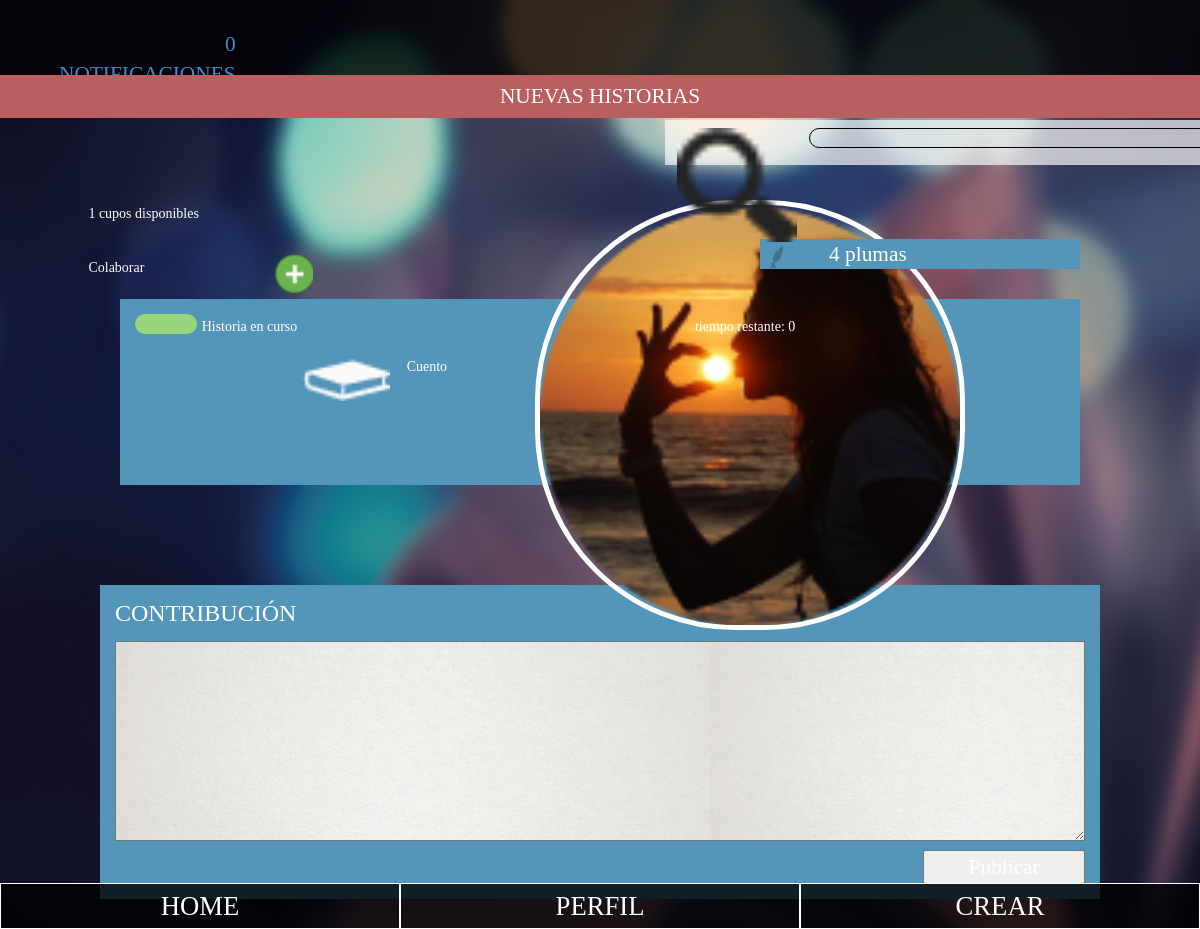
Page /contribuir.php?idHistoria=1 on the committed database.
### tables this page shows
CREATE TABLE IF NOT EXISTS `historias` (
  `id` int(11) NOT NULL AUTO_INCREMENT,
  `titulo` varchar(1024) NOT NULL,
  `tipo` varchar(256) NOT NULL,
  `categoria` varchar(256) NOT NULL,
  `tiempo` int(11) NOT NULL,
  `contenido` text NOT NULL,
  `idUsuario` int(11) NOT NULL,
  `creador` varchar(1024) NOT NULL,
  `cupos` int(11) NOT NULL,
  `imgCreador` varchar(1024) NOT NULL,
  PRIMARY KEY (`id`)
);

### contribuir.php (the view, shortened to what this page needs)
<!DOCTYPE html>
<html>
	 <html class="no-js">
	<head>
	  <link rel="stylesheet" href="css/bootstrap.min.css">
	  <link rel="stylesheet" href="css/main.css">
	</head>
	<body>
  <?php
include_once("includes/database.php");
if(isset($_GET["idHistoria"])){
  $idAlmacenado= $_GET["idHistoria"];
  $sqlValidacion= "SELECT historias.id FROM Continuara.historias WHERE historias.idUsuario='".$_SESSION["username"]."' AND historias.id='".$idAlmacenado."'";
  $resValidacion=mysqli_query($con,$sqlValidacion);
  if(mysqli_num_rows($resValidacion)>0){
    echo"<h1>NO PUEDES CONTRIBUIR A TU MISMA HISTORIA!</h1>";
    echo"<meta http-equiv='refresh' content='4;url=home.php'>";
  }else{
   ?>
		<header id="head_principal">
      		<div id='cabecera'>
      			<figure class="col-xs-1">
      			<nav class="col-xs-6">
        			<ul>
        			  <a id="notificacion" href="#"><li>0 NOTIFICACIONES</li></a>
        			  <a href="includes/terminarSesion.php"><li class='raya'>SALIR</li></a>
        			</ul>
      			</nav>
      		</div>
       		<div class="nave_buscador col-xs-12">
          		<div class="buscador col-xs-9">
          			<figure  class="col-xs-2">
          				<img src="img/buscar_icon.png" alt="">
          			</figure>
          			<input  class="buscador col-xs-10"type="text">
          		</div>
      		</div>
    	</header>
     	<div class = 'nombre_seccion'>
    		<h4>NUEVAS HISTORIAS</h4>
    	</div>
    	<div class='row' id='contenedor_home'>
      <?php
      $sqlHistorias= "SELECT historias.id AS idHistoria, historias.cupos AS cupos, historias.imgCreador AS imagen, historias.tiempo AS tiempo, historias.titulo AS titulo,
      historias.creador AS creador, historias.tipo AS tipo, historias.categoria AS categoria FROM Continuara.historias WHERE historias.id=".$idAlmacenado." ";
      $resHistorias= mysqli_query($con,$sqlHistorias);
      while($rowHistorias=mysqli_fetch_array($resHistorias)){
      ?>
       <article class="row">
        <div class="cupos col-xs-4">
          <div class="frente info col-xs-11">
          <?php
           echo"<h5>".$rowHistorias["cupos"]." cupos disponibles</h5>";
            ?>
          </div>
          <div class="colaborar col-xs-12">
            <h5 class="frente col-xs-8">Colaborar</h5>
            <a href=""><figure class="col-xs-2"><img src="img/btn_mas.png" alt=""></figure></a>
            <div class="col-xs-2"></div>
          </div>
        </div>
        <div class="col-xs-4"></div>
        <div class="img_perfil col-xs-5">
        <?php
         echo"<figure><img src=".$rowHistorias["imagen"]." alt=''></figure>";
          ?>
        </div>
        <div class="frente plumas col-xs-4">
        <?php
           $sqlPlumas="SELECT plumas.id FROM Continuara.plumas WHERE plumas.idHistoria='".$rowHistorias["idHistoria"]."'";
        $resPlumas=mysqli_query($con,$sqlPlumas);
        $filasPlumas=mysqli_num_rows($resPlumas);
          echo"<a href='includes/agregarPluma.php?idHistoria=".$rowHistorias["idHistoria"]."'><figure class='col-xs-2'><img src='img/pluma_icon.png' alt=''></figure>".$filasPlumas." plumas</a>";
          ?>
        </div>
        <div class="info_historia col-xs-12">
          <div class="frente info col-xs-5">
            <div id="estado_historia" class="col-xs-2"></div>
            <h5>Historia en curso</h5>
          </div>
          <div class="col-xs-2"></div>
          <div class="frente info col-xs-5">
            <?php
             echo"<h5>tiempo restante: ".$rowHistorias["tiempo"]."</h5>";
            ?>
          </div>
          <div class="col-xs-12 clasificacion">
          <div class="col-xs-2"></div>
          <div class="col-xs-4 tipo_historia">
            <figure class="col-xs-4"><img src="img/cuento_icon.png" alt=""></figure>
            <?php
            echo"<h5 class='col-xs-8'>".$rowHistorias["tipo"]."</h5> ";
            ?>
          </div>
          <div class="col-xs-4 genero_historia">
            <figure class="col-xs-4"><img src="img/comedia_icon.png" alt=""></figure>
            <?php
            echo"<h5 class='col-xs-8'>".$rowHistorias["categoria"]."</h5> ";
            ?>
          </div>
          <div class="col-xs-2"></div>
        </div>
        </div>
      </article>
      <?php
    }
    ?>
    	<div class="col-xs-1"></div>
		<section class='col-xs-10'id='colaborar'>
			<form class='escribir' action="includes/agregarContribucion.php" method="POST">
				<h3>CONTRIBUCIÓN</h3>
				<textarea name="contenidoCon"></textarea>
				<div class="col-xs-10"></div>
				<input class="col-xs-2" type="submit" value="Publicar">
			</form>
		</section>
		<nav class="col-xs-12" id='menu'>
        	<ul>
        		 <a href="home.php"><li class="col-xs-4">HOME</li></a>
          <a href="perfil.php"><li class="col-xs-4">PERFIL</li></a>
          <a href="crear.php"><li class="col-xs-4">CREAR</li></a>
        	</ul>
    </nav>
        <?php
       }
}
?>
	</body>
</html>

### rows in the picture
historias: cupos "1", imgCreador (picture), filasPlumas "4", tiempo "0", tipo "Cuento"
